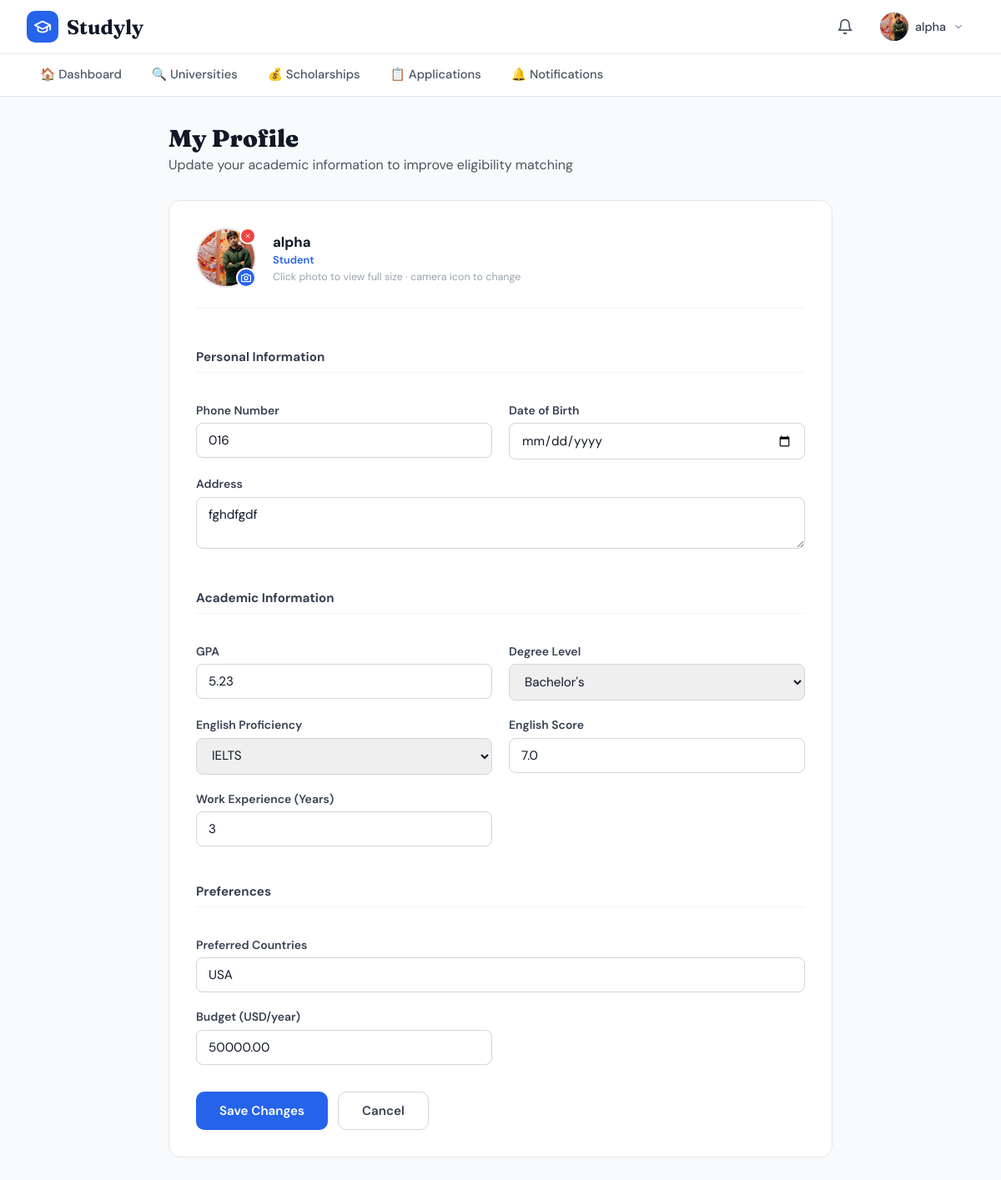
/users/profile/ (signed in), run on an earlier commit of the app's database.
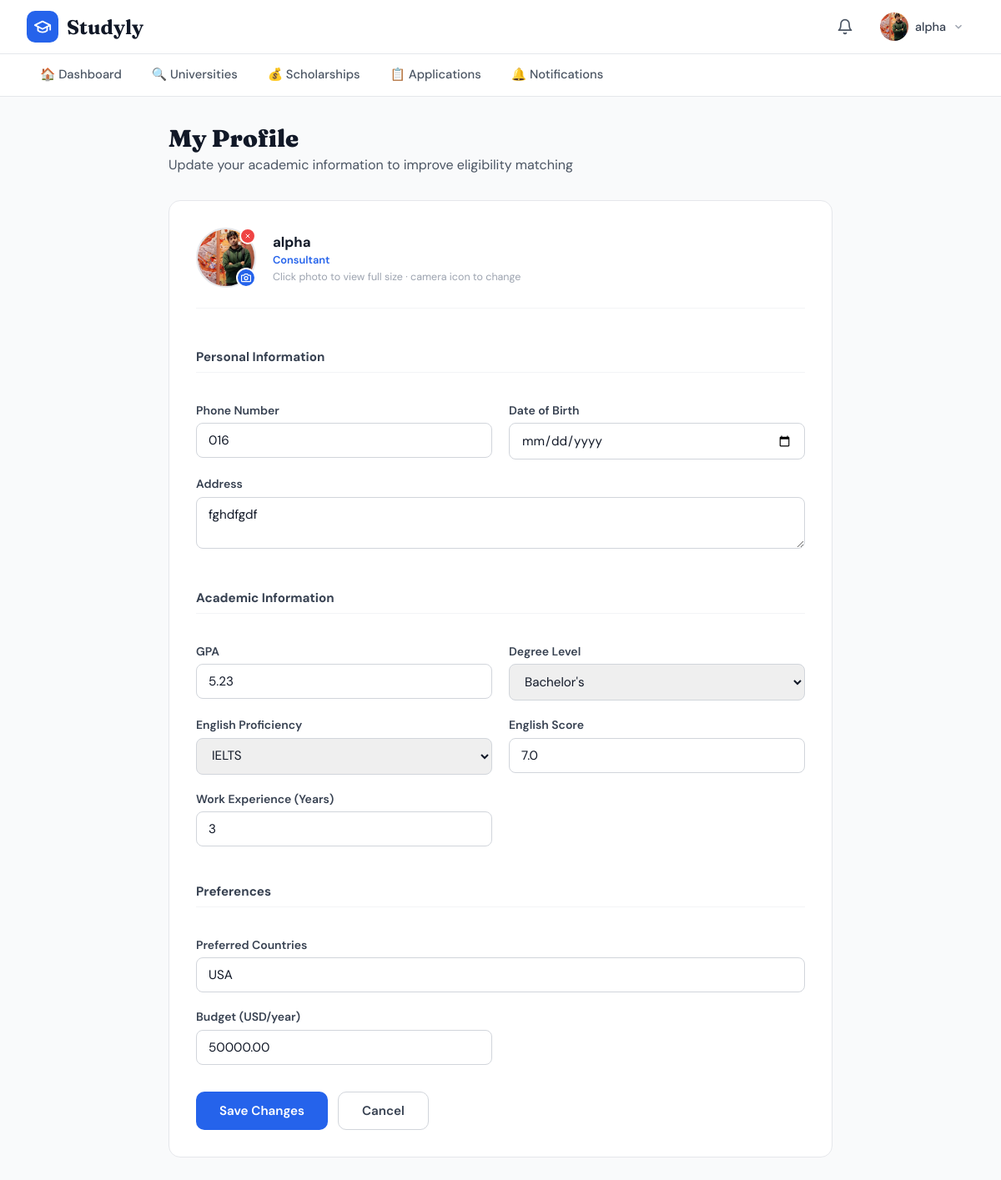
And on a later commit of the database.
### users/models.py (models this page shows, shortened)
class User(AbstractUser):
    ROLE_CHOICES = [
        ('student', 'Student'),
        ('admin', 'Admin'),
        ('consultant', 'Educational Consultant'),
    ]
    role = models.CharField(max_length=20, choices=ROLE_CHOICES, default='student')

class Profile(models.Model):
    user = models.OneToOneField(
        User,
        on_delete=models.CASCADE,
        related_name='profile'
    )
    phone_number = models.CharField(max_length=20, blank=True, null=True)
    date_of_birth = models.DateField(blank=True, null=True)
    address = models.TextField(blank=True, null=True)
    profile_picture = models.ImageField(
        upload_to='profile_pics/', blank=True, null=True
    )
    GPA = models.FloatField(null=True, blank=True)
    degree_level = models.CharField(
        max_length=50,
        choices=[
            ('bachelor', "Bachelor's"),
            ('master', "Master's"),
            ('phd', 'PhD'),
        ],
        blank=True,
        null=True
    )
    english_proficiency = models.CharField(
        max_length=50,
        choices=[
            ('ielts', 'IELTS'),
            ('toefl', 'TOEFL'),
            ('none', 'None'),
        ],
        blank=True,
        null=True
    )
    english_score = models.FloatField(null=True, blank=True)
    work_experience_years = models.IntegerField(default=0)
    preferred_countries = models.CharField(max_length=255, blank=True, null=True)
    budget = models.DecimalField(
        max_digits=10, decimal_places=2, null=True, blank=True
    )
    created_at = models.DateTimeField(auto_now_add=True)
    updated_at = models.DateTimeField(auto_now=True)

### users/views.py (the view)
# urls.py: path('profile/', views.profile_view, name='profile'),
@login_required
def profile_view(request):
    profile = request.user.profile
    if request.method == 'POST':
        if request.POST.get('remove_picture') == '1':
            if profile.profile_picture:
                old_path = profile.profile_picture.path
                profile.profile_picture.delete(save=False)
                profile.save(update_fields=['profile_picture'])
                if os.path.isfile(old_path):
                    os.remove(old_path)
                messages.success(request, 'Profile photo removed.')
            return redirect('users:profile')
        form = ProfileForm(request.POST, request.FILES, instance=profile)
        if form.is_valid():
            if 'profile_picture' in request.FILES and profile.profile_picture:
                old_path = profile.profile_picture.path
                if os.path.isfile(old_path):
                    os.remove(old_path)
            form.save()
            messages.success(request, 'Profile updated successfully!')
            return redirect('users:profile')
        else:
            messages.error(request, 'Please correct the errors below.')
    else:
        form = ProfileForm(instance=profile)
    return render(request, 'users/profile.html', {
        'form': form,
        'profile': profile,
    })

### users/forms.py
class ProfileForm(forms.ModelForm):
    class Meta:
        model = Profile
        exclude = ['user', 'created_at', 'updated_at']

### templates/users/profile.html (shortened to what the changed rows need)
{% extends "base.html" %}
{% block content %}
<main>
  <h1 class="page-title">My Profile</h1>
  <div class="card">
    <form method="post" enctype="multipart/form-data" novalidate id="profileForm">
      <div class="avatar-row">
        <div class="avatar-info">
          <div class="name">{{ request.user.get_full_name|default:request.user.username }}</div>
          <div class="role">{{ request.user.role|capfirst }}</div>
          <div class="avatar-hint">Click photo to view full size · camera icon to change</div>
        </div>
      </div>
    </form>
  </div>
</main>
{% endblock %}

### templates/base.html (shortened to what this page needs)
<!DOCTYPE html>
<html lang="en">
<head>
</head>
<body>
{% if user.is_authenticated and not skip_nav %}
<nav class="top-nav">
  <div class="top-nav-inner">
    <a href="{% url 'dashboard:dashboard' %}" class="logo">
      <div class="logo-icon">
        <svg xmlns="http://www.w3.org/2000/svg" width="22" height="22" fill="none" stroke="white" stroke-width="2" stroke-linecap="round" stroke-linejoin="round" viewBox="0 0 24 24">
          <path d="M22 10v6M2 10l10-5 10 5-10 5z"/><path d="M6 12v5c3 3 9 3 12 0v-5"/>
        </svg>
      </div>
      <span class="logo-text">Studyly</span>
    </a>
    <div class="nav-right">
      <a href="{% url 'notifications:list' %}" class="bell-btn">
        <svg xmlns="http://www.w3.org/2000/svg" width="20" height="20" fill="none" stroke="currentColor" stroke-width="2" stroke-linecap="round" stroke-linejoin="round" viewBox="0 0 24 24">
          <path d="M18 8A6 6 0 0 0 6 8c0 7-3 9-3 9h18s-3-2-3-9"/><path d="M13.73 21a2 2 0 0 1-3.46 0"/>
        </svg>
      </a>
      <div class="user-dropdown-wrap" id="userDropdown">
        <div class="user-btn" onclick="toggleDropdown()">
          <div class="user-avatar">
            {% if user.profile.profile_picture %}
              <img src="{{ user.profile.profile_picture.url }}" alt="avatar">
            {% else %}
              <svg xmlns="http://www.w3.org/2000/svg" width="16" height="16" fill="none" stroke="white" stroke-width="2" stroke-linecap="round" stroke-linejoin="round" viewBox="0 0 24 24">
                <path d="M20 21v-2a4 4 0 0 0-4-4H8a4 4 0 0 0-4 4v2"/><circle cx="12" cy="7" r="4"/>
              </svg>
            {% endif %}
          </div>
          <span class="user-name">{{ user.get_full_name|default:user.username }}</span>
          <svg class="chevron" xmlns="http://www.w3.org/2000/svg" width="14" height="14" fill="none" stroke="currentColor" stroke-width="2.5" viewBox="0 0 24 24"><polyline points="6 9 12 15 18 9"/></svg>
        </div>
      </div>
    </div>
  </div>
</nav>
<div class="sec-nav">
  <div class="sec-nav-inner">
    <a href="{% url 'dashboard:dashboard' %}"  class="nav-link {% block nav_dashboard %}{% endblock %}">🏠 Dashboard</a>
    <a href="{% url 'universities:list' %}"    class="nav-link {% block nav_universities %}{% endblock %}">🔍 Universities</a>
    <a href="{% url 'scholarships:list' %}"    class="nav-link {% block nav_scholarships %}{% endblock %}">💰 Scholarships</a>
    <a href="{% url 'applications:list' %}"    class="nav-link {% block nav_applications %}{% endblock %}">📋 Applications</a>
    <a href="{% url 'notifications:list' %}"   class="nav-link {% block nav_notifications %}{% endblock %}">🔔 Notifications</a>
  </div>
</div>
{% endif %}
{% block content %}{% endblock %}
</body>
</html>

What changed in the data, as far as the page shows it:
changed User "alpha": user.role "Student" → "Consultant"
